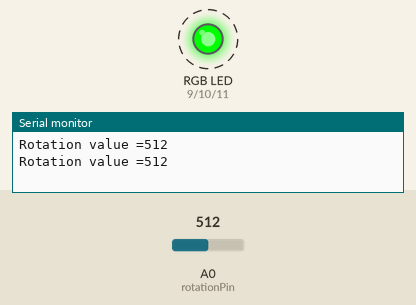
Bench run of a sketch on a simulated Arduino Uno, built with avr-gcc and run on an emulated ATmega328P. On the bench: an RGB LED mixed from three pins (HIGH = lit), the last lines printed to the serial monitor. Dashed ring = blinking. The test bench sets the inputs (shaded band); at power-on: A0 (rotationPin) = 512.

Above: at 3.3 s.
3.4 s: A0 (rotationPin) set to 0
At 3.9 s:
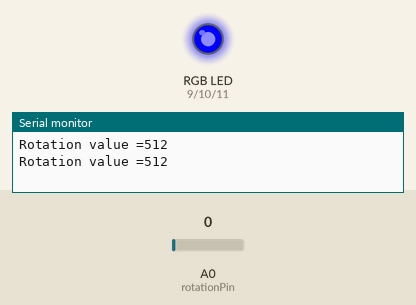
At 5.3 s:
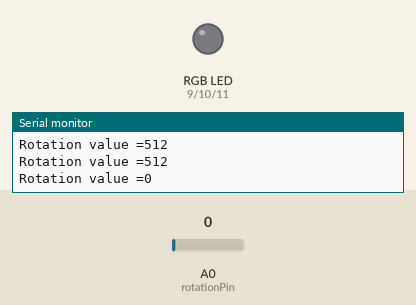
6.7 s: A0 (rotationPin) set to 122
At 7.13 s:
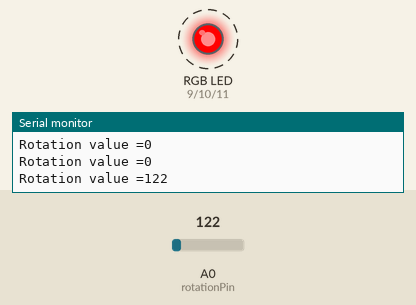
Timing chart, 0 to 16.2 s (numbered marks = the images above; inputs shaded):
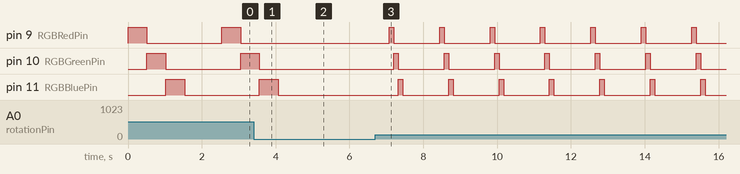

The sketch:

lab3.ino
```cpp
// (licence header left out)
int rotationPin = A0; //The rotation sensor is plugged into pin A0 of the Arduino.
int data=0;           //Used to store data from sensor.
int RGBRedPin = 9;    //The red RGB LED is connected pin 9 of the Arduino.
int RGBGreenPin = 10; //The green RGB LED is connected pin 10 of the Arduino.
int RGBBluePin = 11;  //The blue RGB LED is connected pin 11 of the Arduino.


void setup() { //The Setup function runs once.
  Serial.begin(9600); //This will enable the Arduino to send data to the Serial monitor.

  pinMode(RGBRedPin, OUTPUT);    //Setup red RGB LED pin as an output pin.
  pinMode(RGBGreenPin, OUTPUT);  //Setup green RGB LED pin as an output pin.
  pinMode(RGBBluePin, OUTPUT);   //Setup blue RGB LED pin as an output pin.
}

void loop() { //The loop function runs forever.
  data = analogRead(rotationPin);  //Read the value from the light sensor and store it in the lightData variable.
  Serial.print("Rotation value =");
  Serial.println(data);  //Print the data to the serial port.

   //Display Red
  digitalWrite(RGBRedPin, HIGH); //Turn on RED
  delay(data);
  digitalWrite(RGBRedPin, LOW);  //Turn off Red

  //Display Green
  digitalWrite(RGBGreenPin, HIGH); //Turn on green
  delay(data);
  digitalWrite(RGBGreenPin, LOW);  //Turn off green

  //Display Blue
  digitalWrite(RGBBluePin, HIGH); //Turn on blue
  delay(data);
  digitalWrite(RGBBluePin, LOW);  //Turn off blue

  delay(1000);           //Wait 1 second (1000mS) before running again.
}
```

Measured:
- after the input at 3.4 s, pin 9 (RGBRedPin): stays LOW (without the input it goes to HIGH after 1.7 s); pin 10 (RGBGreenPin): goes on until 3.6 s, then stays LOW; pin 11 (RGBBluePin): goes on until 4.1 s, then stays LOW
- after the input at 6.7 s, pin 9 (RGBRedPin): alternates HIGH for 0.12 s and LOW for 1.2 s, starting after 0.37 s; pin 10 (RGBGreenPin): alternates HIGH for 0.12 s and LOW for 1.2 s, starting after 0.50 s; pin 11 (RGBBluePin): alternates HIGH for 0.12 s and LOW for 1.2 s, starting after 0.62 s
- by itself, pin 9 (RGBRedPin): alternates HIGH for 0.51 s and LOW for 2.0 s
